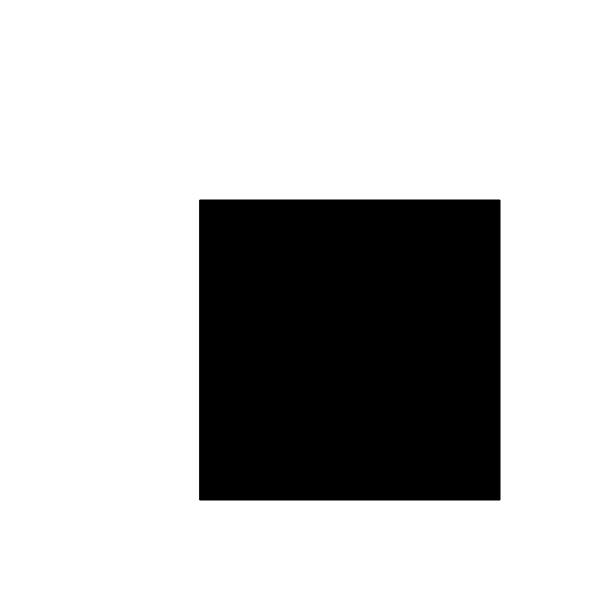
Frame 1 (no input)
Frame 60 (no input): identical to frame 1, image omitted
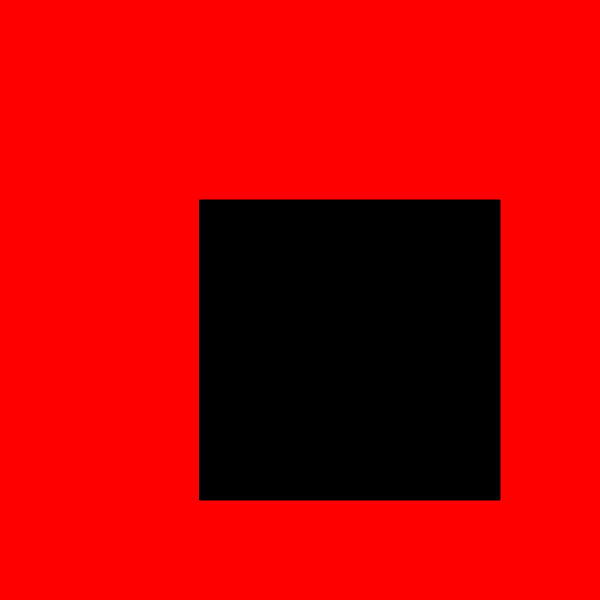
Frame 120 (the mouse pressed at the canvas centre since frame 60)

The p5.js sketch that drew these frames (run headless with seeded random() and noise() and a simulated clock; from frame 60 on, the mouse is pressed at the canvas centre):

// p5.js sketch
// ── sketch.js
function setup() {
  createCanvas(600,600);
}

function draw() {
  
  fill(0);
  var x=200;
  var y=200;
  var w=300;
  var h=300;
  
  if(button(x,y,x+w,y+h)){
    background(255,0,0);
  }else{
    background(255);
  }
  
  
  rect(x,y,w,h);
  
}

function button(left,top,right,bottom){
  return(mouseX>left && mouseX<right &&mouseY>top && mouseY<bottom);
}
